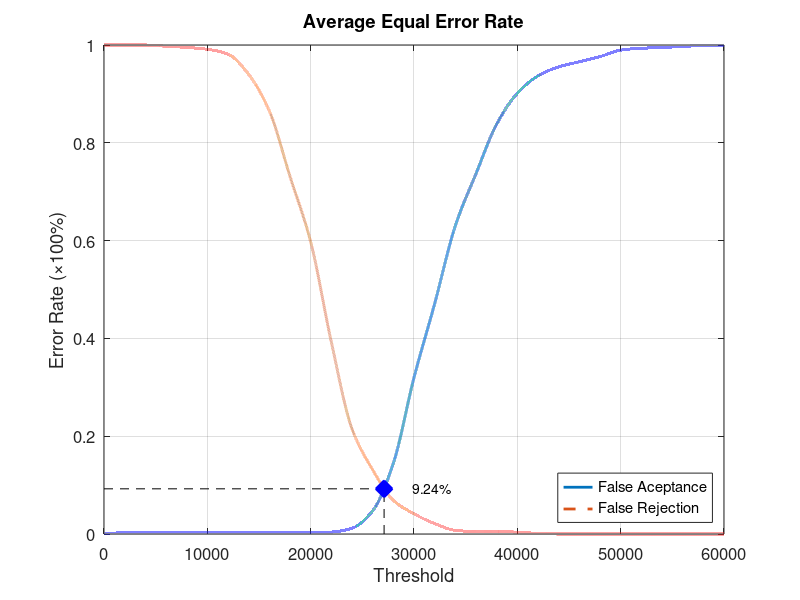
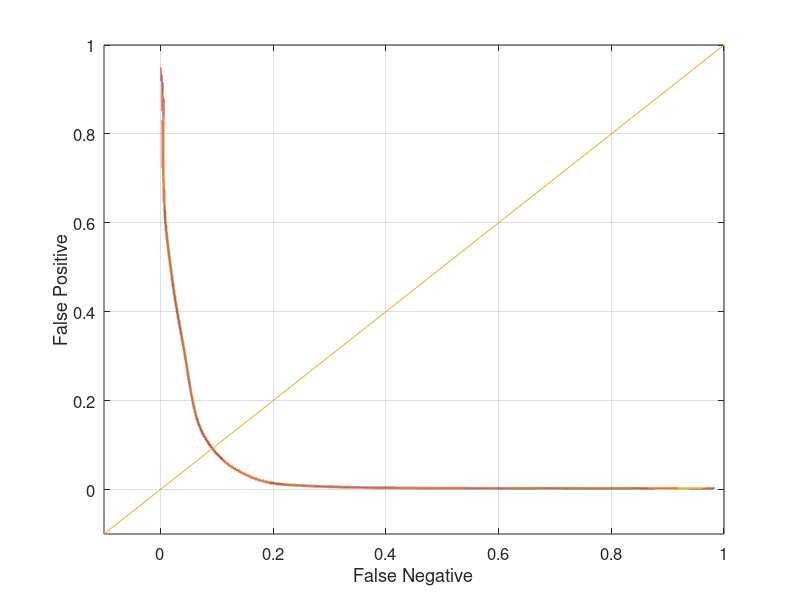

The MATLAB source for these figures, in order:
function yEER = Experiment4Average
close all;
clear;
clc;
x = 0:2000:60000;
xq = 0:0.5:60000;

y0 = [0 0.00263158 0.00263158 0.00263158 0.00263158 0.00263158 0.00263158 0.00263158 0.00263158 0.00263158 0.00263158 0.00394737 0.0118421 0.0473684 0.144737 0.319737 0.471053 0.630263 0.736842 0.838158 0.901316 0.936842 0.955263 0.965789 0.976316 0.989474 0.993421 0.994737 0.997368 0.998684 1];
yy0 = interp1(x, y0, xq, 'pchip');
y1 = [1 1 1 0.9975 0.995 0.99125 0.98125 0.94 0.865 0.73125 0.5975 0.3925 0.215 0.13125 0.06875 0.04125 0.02125 0.0075 0.005 0.005 0.00375 0.00125 0 0 0 0 0 0 0 0 0];
yy1 = interp1(x, y1, xq, 'pchip');

% Calculating EER: 
y2 = abs(y0 - y1);
find(y2 == min(y2))
yy2 = abs(yy0 - yy1);
xEER = find(yy2 == min(yy2));
xEERIndex = xq(xEER) % X-axis EER
yEER = yy0(xEER) % Y-axis EER

main = figure
plot(xq, yy0,'-','LineWidth', 2);	hold on
plot(xq, yy1,'--','LineWidth', 2);	hold on
plot([xEERIndex xEERIndex], [0 yEER], 'k--');	hold on
plot([0 xEERIndex], [yEER yEER], 'k--');	hold on
plot(xEERIndex, yEER, 'bx', 'LineWidth', 10);	hold on
text(xEERIndex + 10 * xEERIndex / 100, yEER, [num2str(round((10000 * yEER)) / 100) '%'])
legend('False Aceptance', 'False Rejection', 'Location', 'SouthEast')
xlabel('Threshold')
ylabel('Error Rate (\times100%)')
title('Average Equal Error Rate')
set(gca, 'FontSize', 12)
axis([0 60000 0 1])
grid on

print(main, 'Experiment4AverageMain', '-dpng');
FNRxFPR = figure('Color', [1 1 1]);
plot(yy1, yy0, '-', yy1, yy0, 'LineWidth', 2);
hold on
y = -0.1:0.1:1
plot(y, y); 
set(gca, 'FontSize', 12)
xlabel('False Negative')
ylabel('False Positive')
axis([-0.1 1 -0.1 1])
set(gca, 'FontSize', 12)
grid on

print(FNRxFPR, 'Experiment4AverageFNRxFPR','-dpng');
end
